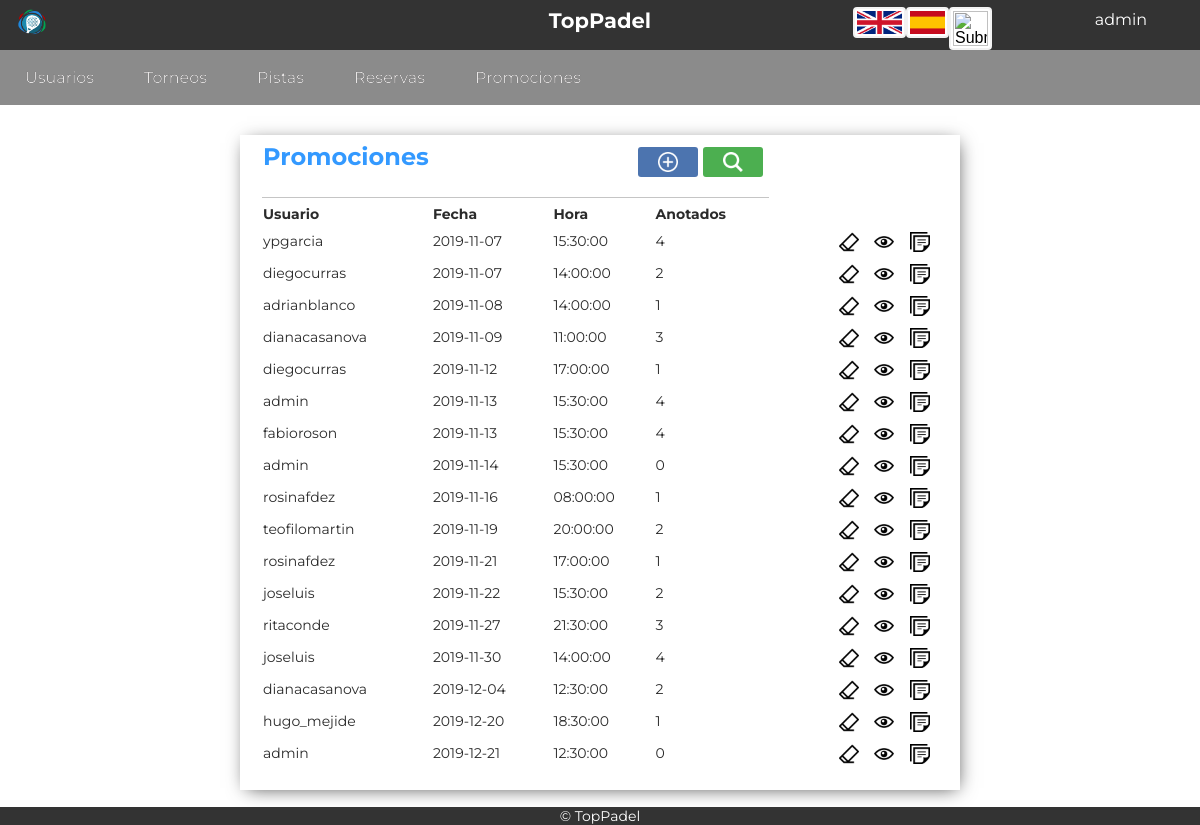
Screenshot of /Controllers/Promociones_Controller.php (signed in) with the database file from the repository.
### tables this page shows
CREATE TABLE `promociones` (
  `ID_Promo` int(11) NOT NULL,
  `fecha` date NOT NULL,
  `hora_inicio` time NOT NULL,
  `usuarios_login_usuario` varchar(45) DEFAULT NULL,
  `pista_ID_Pista` tinyint(5) DEFAULT NULL,
  `cerrada` enum('SI','NO') NOT NULL
);

### Models/Promociones_Model.php (called while the page is built, shortened)
<?php
class Promociones_Model {
function __construct($ID_Promo, $fecha, $hora_inicio, $usuarios_login_usuario, $pista_ID_Pista, $socio){
		include_once 'Access_DB.php';
		$this->mysqli = ConnectDB();
}
function borrarAntiguas()
{
		$fecha = date('Y-m-d', time());
		$sql1 = "DELETE FROM promociones_has_usuarios WHERE promociones_ID_Promo in (SELECT ID_Promo FROM promociones WHERE `fecha` < '$fecha')";
        $sql = "DELETE FROM promociones WHERE (`fecha` < '$fecha')
		";
        $this->mysqli->query($sql1);
		$this->mysqli->query($sql);
    	return 'Borrado correctamente';
}
function PromocionesShowAllTodas(){
	$sql = "SELECT ID_Promo,fecha,hora_inicio,usuarios_login_usuario,
			pista_ID_Pista
			FROM promociones promo
			ORDER BY fecha ASC
			";
	if (!($resultado = $this->mysqli->query($sql))){
		return 'No existe';
	}
    else{
		$result = $resultado;
		return $result;
	}
}
}
?>

### Models/Access_DB.php (called while the page is built)
<?php
function ConnectDB()
{
    $mysqli = new mysqli("localhost", "todolist", "todolist", "todolist");
	if ($mysqli->connect_errno) {
		include './MESSAGE.php';
		new MESSAGE("Fallo al conectar a MySQL: (" . $mysqli->connect_errno . ") " . $mysqli->connect_error, './index.php');
		return false;
	}
	else{
		return $mysqli;
	}
}
?>

### Views/Promociones_SHOWALL_Admin_View.php (the view, shortened to what this page needs)
<?php
include_once '../Views/Header.php';
 class Promociones_SHOWALL_Admin{
	var $datos;
	var $usuarios;
	var $usuarios2;
	function __construct($datos,$usuarios,$enlace){
		$this -> datos = $datos;
		$this -> usuarios = $usuarios;
		$this -> usuarios2 = [];
		if($this -> usuarios -> num_rows > 0){
			while($usu = $this -> usuarios -> fetch_array()){
						$this -> usuarios2[$usu[1]] = $usu[0];
							}
		}
		$this -> pinta();
	}
	function pinta(){
?>
	<div class="showall">
		<table class="showAllUsers">
			<tr><th class="title" colspan="4"><?php echo $strings['Promociones']; ?>
			<form class="tableActions" action="../Controllers/Promociones_Controller.php" method="">
			<button class="buscar-little" name="action" value="Confirmar_SEARCH1" type="submit"></button>
			<button class="anadir-little"  name="action" value="Confirmar_ADD1" type="submit"></button>
			</form>
			</th></tr>
			<tr>
				<th><?php echo $strings['Usuario']; ?></th>
				<th><?php echo $strings['Fecha']; ?></th>
				<th><?php echo $strings['Hora']; ?></th>
				<th><?php echo $strings['Anotados']; ?></th>
				<th></th>
			</tr>
		<?php
			while($fila = $this ->datos->fetch_array()){
		?>
			<tr>
				<form action="../Controllers/Promociones_Controller.php" method="post" name="action" >
					<td><?php echo $fila['usuarios_login_usuario']; ?></td>
					<td><?php echo $fila['fecha']; ?></td>
					<td><?php echo $fila['hora_inicio'] ?></td>
					<td>
						<?php
						if($this -> usuarios-> num_rows == 0){
							echo '0';
						}
						else{
							$entra = 0;
							foreach($this -> usuarios2 as $indice => $valor){
								if($indice == $fila['ID_Promo']){
									$entra = 1;
									echo $valor;
								}
							}
							if($entra == 0){
								echo '0';
							}
						}
						?>
						</td>
					<td style="text-align:right">
						<button class="borrar" name="action" value="Confirmar_DELETE1" type="submit"></button>
						<button class="add" name="action" value="Confirmar_SHOWCURRENT" type="submit"></button>
						<button class="inscripcion" name="action" value="Confirmar_INSCRIPCION1" type="submit"></button>
					</form>
			</tr>
		<?php
			}
		?>
		</table>
	</div>
<?php
    }
}
?>
<footer>
	<?php include '../Views/Footer.php'; ?>

### Views/css/style.css (style rules this page uses)
form { font-size:14px; color:#2b2b2b; width:50%; margin-left:auto; margin-right:auto; margin-top:50px; padding: 20px 40px 20px 20px; box-shadow: 2px 3px 18px -5px rgba(0,0,0,0.75); }
.showAllUsers { font-size:14px; color:#2b2b2b; width:60%; margin-left:auto; margin-right:auto; margin-top:30px; margin-bottom: 35px; padding: 0px 20px 20px 20px; box-shadow: 2px 3px 18px -5px rgba(0,0,0,0.75); }
.title { text-align:left; font-size:24px; font-weight:bold; border-bottom: 1px solid rgba(114, 114, 114, 0.411); color:#39F; padding-bottom: 20px; }
th { padding-top: 5px; text-align: left; }
button { background-size: 20px 20px; background-position: center; background-repeat: no-repeat; margin-top: 25px; margin-right: 30px; border: none; color: white; padding: 20px 35px; text-align: center; font-size: 16px; cursor: pointer; border-radius: 3px; background-color:green; }
.buscar-little { vertical-align: text-bottom; float: right; margin-top: 5px; margin-right: 5px; padding: 15px 30px; background-image: url(../img/buscar.png); background-color: #4CAF50; }
.anadir-little { vertical-align: text-bottom; float: right; margin-top: 5px; margin-right: 5px; padding: 15px 30px; background-image: url(../img/anadir.png); background-color: rgb(76, 116, 175); }
.borrar { background-image: url(../img/borrar.png); background-color: Transparent; background-repeat:no-repeat; border: none; cursor:pointer; overflow: hidden; outline:none; margin-top: 5px; margin-right: 2px; padding: 10px 15px; margin-bottom: 3px; }
.add { background-image: url(../img/ver.png); background-color: Transparent; background-repeat:no-repeat; border: none; cursor:pointer; overflow: hidden; outline:none; margin-top: 5px; margin-right: 2px; padding: 10px 15px; margin-bottom: 3px; }
.inscripcion { background-image: url(../img/note.png); background-color: Transparent; background-repeat:no-repeat; border: none; cursor:pointer; overflow: hidden; outline:none; margin-top: 5px; margin-right: 2px; padding: 10px 15px; margin-bottom: 3px; }
.tableActions { display: contents; }

### rows the page displays
promociones: usuarios_login_usuario "ypgarcia", fecha "2019-11-07", hora_inicio "15:30:00", valor "4"
promociones: usuarios_login_usuario "diegocurras", fecha "2019-11-07", hora_inicio "14:00:00", valor "2"
promociones: usuarios_login_usuario "adrianblanco", fecha "2019-11-08", hora_inicio "14:00:00", valor "1"
promociones: usuarios_login_usuario "dianacasanova", fecha "2019-11-09", hora_inicio "11:00:00", valor "3"
promociones: usuarios_login_usuario "diegocurras", fecha "2019-11-12", hora_inicio "17:00:00", valor "1"
promociones: usuarios_login_usuario "admin", fecha "2019-11-13", hora_inicio "15:30:00", valor "4"
promociones: usuarios_login_usuario "fabioroson", fecha "2019-11-13", hora_inicio "15:30:00", valor "4"
promociones: usuarios_login_usuario "admin", fecha "2019-11-14", hora_inicio "15:30:00"
promociones: usuarios_login_usuario "rosinafdez", fecha "2019-11-16", hora_inicio "08:00:00", valor "1"
promociones: usuarios_login_usuario "teofilomartin", fecha "2019-11-19", hora_inicio "20:00:00", valor "2"
promociones: usuarios_login_usuario "rosinafdez", fecha "2019-11-21", hora_inicio "17:00:00", valor "1"
promociones: usuarios_login_usuario "joseluis", fecha "2019-11-22", hora_inicio "15:30:00", valor "2"
promociones: usuarios_login_usuario "ritaconde", fecha "2019-11-27", hora_inicio "21:30:00", valor "3"
promociones: usuarios_login_usuario "joseluis", fecha "2019-11-30", hora_inicio "14:00:00", valor "4"
promociones: usuarios_login_usuario "dianacasanova", fecha "2019-12-04", hora_inicio "12:30:00", valor "2"
promociones: usuarios_login_usuario "hugo_mejide", fecha "2019-12-20", hora_inicio "18:30:00", valor "1"
promociones: usuarios_login_usuario "admin", fecha "2019-12-21", hora_inicio "12:30:00"

### other values shown
$_SESSION['login'] "admin"
$strings['Usuarios'] "Usuarios"
$strings['Torneos'] "Torneos"
$strings['Pistas'] "Pistas"
$strings['Reservas'] "Reservas"
$strings['Promociones'] "Promociones"
$strings['Usuario'] "Usuario"
$strings['Fecha'] "Fecha"
$strings['Hora'] "Hora"
$strings['Anotados'] "Anotados"
